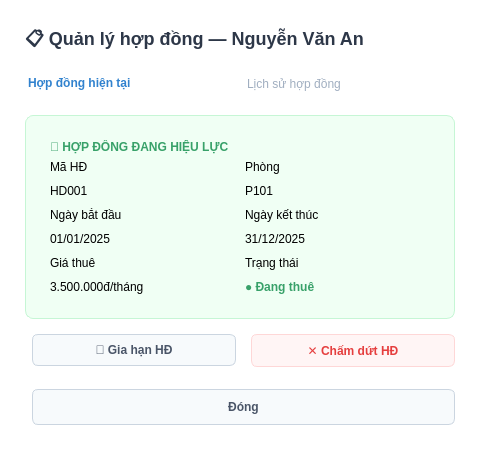
<?xml version='1.0' encoding='utf-8'?>
<ui version="4.0">
 <class>DialogQuanLyHD</class>
 <widget class="QDialog" name="DialogQuanLyHD">
  <property name="geometry"><rect><x>0</x><y>0</y><width>480</width><height>450</height></rect></property>
  <property name="windowTitle"><string>Quản lý hợp đồng</string></property>
  <property name="styleSheet"><string>
QDialog { background-color: white; border-radius: 8px; }
QFrame#frameActive { background-color: #f0fff4; border-radius: 8px; border: 1px solid #c6f6d5; padding: 15px; }
QLabel.CH { color: #a0aec0; font-size: 11px; }
QLabel.CC { color: #2b6cb0; font-size: 14px; font-weight: bold; }
QPushButton#btnExtend { background-color: #f7fafc; border: 1px solid #cbd5e0; color: #4a5568; padding: 8px 12px; border-radius: 6px; font-weight: bold; }
QPushButton#btnTerminate { background-color: #fff5f5; border: 1px solid #fed7d7; color: #e53e3e; padding: 8px 12px; border-radius: 6px; font-weight: bold; }
QPushButton#btnClose { background-color: #f7fafc; border: 1px solid #cbd5e0; border-radius: 6px; padding: 8px 20px; color: #4a5568; font-weight: bold; }
</string></property>
  <layout class="QVBoxLayout">
   <property name="spacing"><number>15</number></property>
   <property name="leftMargin"><number>25</number></property><property name="topMargin"><number>25</number></property>
   <property name="rightMargin"><number>25</number></property><property name="bottomMargin"><number>25</number></property>
   
   <item>
    <widget class="QLabel"><property name="text"><string>📋 Quản lý hợp đồng — Nguyễn Văn An</string></property><property name="styleSheet"><string>font-size: 18px; font-weight: bold; color: #2d3748;</string></property></widget>
   </item>
   
   <item>
    <layout class="QHBoxLayout">
     <item><widget class="QLabel"><property name="text"><string>Hợp đồng hiện tại</string></property><property name="styleSheet"><string>color: #3182ce; font-weight: bold; border-bottom: 2px solid #3182ce; padding-bottom: 5px;</string></property></widget></item>
     <item><widget class="QLabel"><property name="text"><string>Lịch sử hợp đồng</string></property><property name="styleSheet"><string>color: #a0aec0; padding-bottom: 5px;</string></property></widget></item>
     <item><spacer><property name="orientation"><enum>Qt::Horizontal</enum></property></spacer></item>
    </layout>
   </item>
   
   <item>
    <widget class="QFrame" name="frameActive">
     <layout class="QVBoxLayout">
      <item><widget class="QLabel"><property name="text"><string>📄 HỢP ĐỒNG ĐANG HIỆU LỰC</string></property><property name="styleSheet"><string>color: #38a169; font-weight: bold; font-size: 12px;</string></property></widget></item>
      <item>
       <layout class="QGridLayout">
        <property name="spacing"><number>10</number></property>
        <item row="0" column="0"><layout class="QVBoxLayout"><item><widget class="QLabel"><property name="text"><string>Mã HĐ</string></property><property name="class"><string>CH</string></property></widget></item><item><widget class="QLabel"><property name="text"><string>HD001</string></property><property name="class"><string>CC</string></property></widget></item></layout></item>
        <item row="0" column="1"><layout class="QVBoxLayout"><item><widget class="QLabel"><property name="text"><string>Phòng</string></property><property name="class"><string>CH</string></property></widget></item><item><widget class="QLabel"><property name="text"><string>P101</string></property><property name="class"><string>CC</string></property></widget></item></layout></item>
        <item row="1" column="0"><layout class="QVBoxLayout"><item><widget class="QLabel"><property name="text"><string>Ngày bắt đầu</string></property><property name="class"><string>CH</string></property></widget></item><item><widget class="QLabel"><property name="text"><string>01/01/2025</string></property><property name="class"><string>CC</string></property></widget></item></layout></item>
        <item row="1" column="1"><layout class="QVBoxLayout"><item><widget class="QLabel"><property name="text"><string>Ngày kết thúc</string></property><property name="class"><string>CH</string></property></widget></item><item><widget class="QLabel"><property name="text"><string>31/12/2025</string></property><property name="class"><string>CC</string></property></widget></item></layout></item>
        <item row="2" column="0"><layout class="QVBoxLayout"><item><widget class="QLabel"><property name="text"><string>Giá thuê</string></property><property name="class"><string>CH</string></property></widget></item><item><widget class="QLabel"><property name="text"><string>3.500.000đ/tháng</string></property><property name="class"><string>CC</string></property></widget></item></layout></item>
        <item row="2" column="1"><layout class="QVBoxLayout"><item><widget class="QLabel"><property name="text"><string>Trạng thái</string></property><property name="class"><string>CH</string></property></widget></item><item><widget class="QLabel"><property name="text"><string>● Đang thuê</string></property><property name="styleSheet"><string>color:#38a169; font-weight:bold;</string></property></widget></item></layout></item>
       </layout>
      </item>
     </layout>
    </widget>
   </item>
   
   <item>
    <layout class="QHBoxLayout">
     <item><spacer><property name="orientation"><enum>Qt::Horizontal</enum></property></spacer></item>
     <item><widget class="QPushButton" name="btnExtend"><property name="text"><string>🔄 Gia hạn HĐ</string></property></widget></item>
     <item><widget class="QPushButton" name="btnTerminate"><property name="text"><string>✕ Chấm dứt HĐ</string></property></widget></item>
    </layout>
   </item>
   
   <item><spacer><property name="orientation"><enum>Qt::Vertical</enum></property></spacer></item>
   
   <item>
    <layout class="QHBoxLayout">
     <item><spacer><property name="orientation"><enum>Qt::Horizontal</enum></property></spacer></item>
     <item><widget class="QPushButton" name="btnClose"><property name="text"><string>Đóng</string></property><property name="minimumSize"><size><width>90</width><height>36</height></size></property></widget></item>
    </layout>
   </item>

  </layout>
 </widget>
 <resources/>
 <connections/>
</ui>
